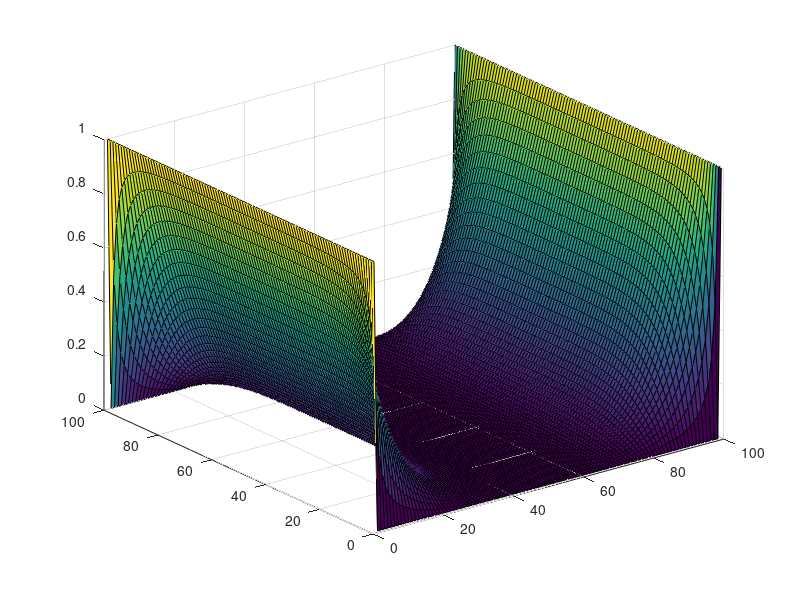
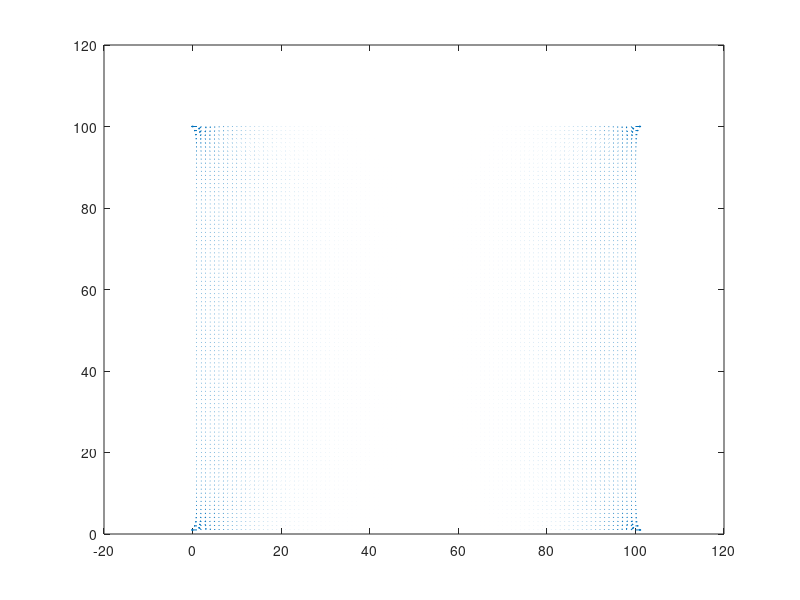
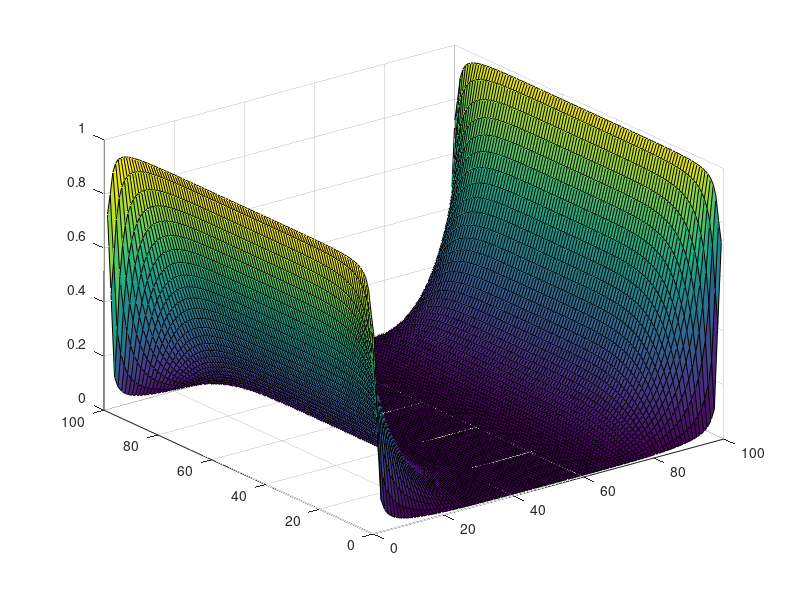

MATLAB code to generate these figures, in order:
set(0,'DefaultFigureWindowStyle','docked')
nx = 100;
ny = 100; 
ni = 200;
V = zeros(nx,ny);
V(1,:) = 0;
V(ny,:) = 0;
V(:,1) = 1;
V(:,nx) = 1;
 
SideToZero = 1;
for i = 1:ni
    for i = 2:nx-1
        for j = 2:ny-1
        V(i,j) = (V(i+1,j)+V(i-1,j)+V(i,j+1)+V(i,j-1))/4;
        end
        if mod(i,50) == 0
            pause(0.05)
        end 
    end
end
 
figure(1)
surf(V)
    
figure (2)
[Ex, Ey] = gradient(V);
 quiver(Ex, Ey)
    
figure(3)
surf(imboxfilt(V,3))
pause(0.05)
